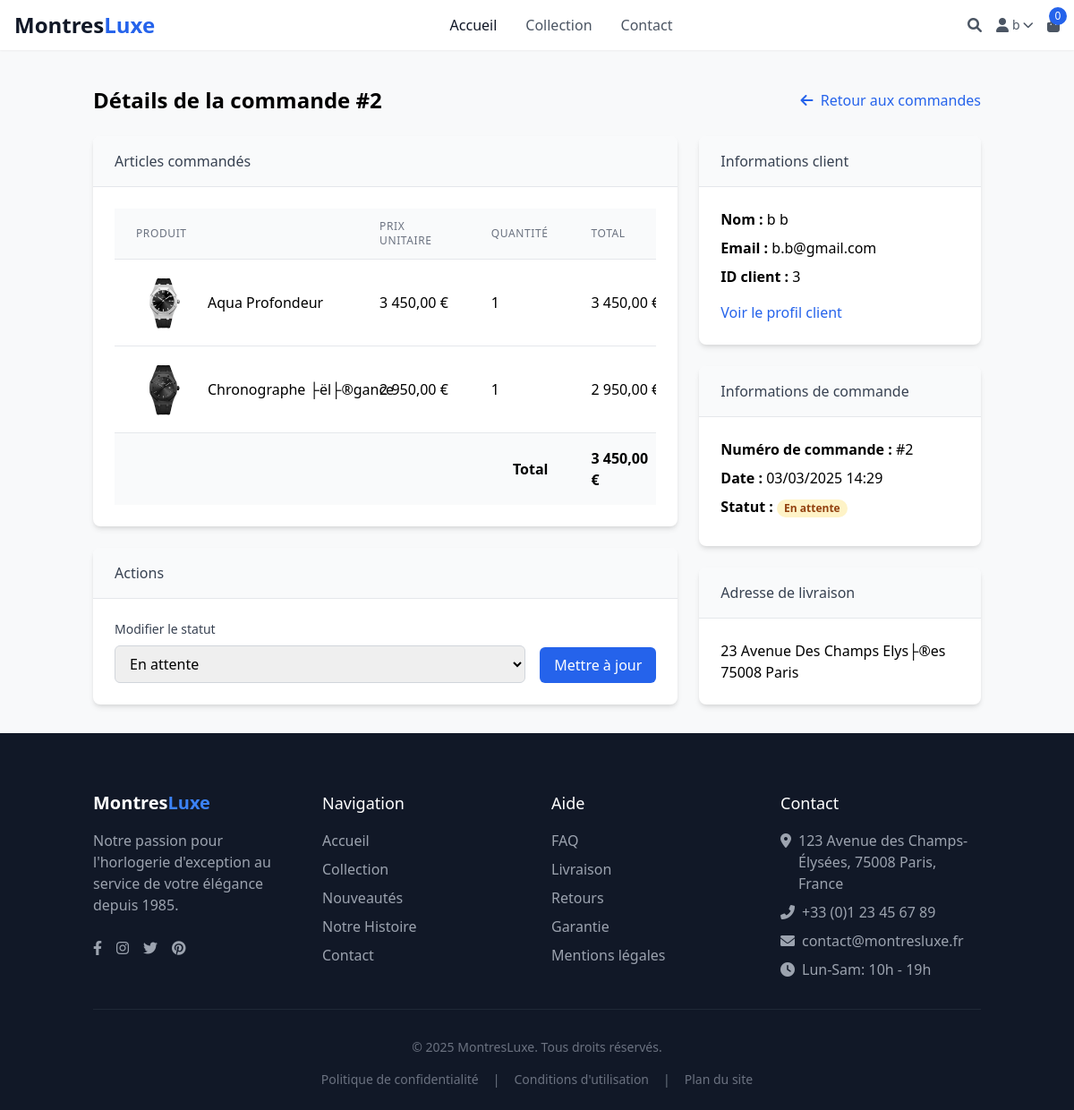
The page /admin/order_details.php?id=2 (signed in) on the database its author committed.
### tables this page shows
CREATE TABLE `orders` (
  `id` int NOT NULL AUTO_INCREMENT,
  `id_user` int NOT NULL,
  `id_item` int NOT NULL,
  `quantite` int NOT NULL DEFAULT '1',
  `date_commande` timestamp NULL DEFAULT CURRENT_TIMESTAMP,
  PRIMARY KEY (`id`),
  KEY `id_user` (`id_user`),
  KEY `id_item` (`id_item`),
  CONSTRAINT `orders_ibfk_1` FOREIGN KEY (`id_user`) REFERENCES `users` (`id`) ON DELETE CASCADE,
  CONSTRAINT `orders_ibfk_2` FOREIGN KEY (`id_item`) REFERENCES `items` (`id`) ON DELETE CASCADE
);

CREATE TABLE `items` (
  `id` int NOT NULL AUTO_INCREMENT,
  `nom` varchar(100) NOT NULL,
  `description` text NOT NULL,
  `prix` decimal(10,2) NOT NULL,
  `image` varchar(255) DEFAULT NULL,
  `date_publication` timestamp NULL DEFAULT CURRENT_TIMESTAMP,
  `marque` varchar(100) DEFAULT NULL,
  `categorie` varchar(100) DEFAULT NULL,
  `caracteristiques` text,
  PRIMARY KEY (`id`)
);

CREATE TABLE `invoice` (
  `id` int NOT NULL AUTO_INCREMENT,
  `id_user` int NOT NULL,
  `date_transaction` timestamp NULL DEFAULT CURRENT_TIMESTAMP,
  `montant` decimal(10,2) NOT NULL,
  `adresse_facturation` varchar(255) NOT NULL,
  `ville` varchar(100) NOT NULL,
  `code_postal` varchar(10) NOT NULL,
  `statut` enum('en_attente','payee','annulee') DEFAULT 'en_attente',
  PRIMARY KEY (`id`),
  KEY `id_user` (`id_user`),
  CONSTRAINT `invoice_ibfk_1` FOREIGN KEY (`id_user`) REFERENCES `users` (`id`) ON DELETE CASCADE
);

CREATE TABLE `users` (
  `id` int NOT NULL AUTO_INCREMENT,
  `nom` varchar(100) NOT NULL,
  `prenom` varchar(100) NOT NULL,
  `email` varchar(100) NOT NULL,
  `mot_de_passe` varchar(255) NOT NULL,
  `role` enum('client','admin') DEFAULT 'client',
  `date_creation` timestamp NULL DEFAULT CURRENT_TIMESTAMP,
  PRIMARY KEY (`id`),
  UNIQUE KEY `email` (`email`)
);

### admin/order_details.php (the view, shortened to what this page needs)
<?php
$base_path = '../';
include $base_path . 'includes/header.php';
$invoice_id = intval($_GET['id']);
try {
    $stmt = $conn->prepare("
        SELECT i.*, u.nom, u.prenom, u.email
        FROM invoice i
        JOIN users u ON i.id_user = u.id
        WHERE i.id = ?
    ");
    $stmt->execute([$invoice_id]);
    $invoice = $stmt->fetch();
    $stmt = $conn->prepare("
        SELECT o.*, i.nom, i.prix, i.image
        FROM orders o
        JOIN items i ON o.id_item = i.id
        WHERE o.id_user = ? AND o.date_commande BETWEEN ? AND DATE_ADD(?, INTERVAL 1 MINUTE)
    ");
    $stmt->execute([
        $invoice['id_user'],
        $invoice['date_transaction'],
        $invoice['date_transaction']
    ]);
    $order_items = $stmt->fetchAll();
} catch (PDOException $e) {
    $_SESSION['flash_message'] = "Erreur lors de la récupération des détails de la commande: " . $e->getMessage();
    header("Location: orders.php");
    exit;
}
?>
<div class="container mx-auto px-4 py-8">
    <div class="flex items-center justify-between mb-6">
        <h1 class="text-2xl font-bold">Détails de la commande #<?= $invoice_id ?></h1>
        <a href="orders.php" class="text-blue-600 hover:text-blue-800">
            <i class="fas fa-arrow-left mr-1"></i> Retour aux commandes
        </a>
    </div>
    <div class="grid grid-cols-1 md:grid-cols-3 gap-6">
        <div class="md:col-span-2">
            <div class="bg-white rounded-lg shadow-md overflow-hidden mb-6">
                <div class="bg-gray-50 px-6 py-4 border-b border-gray-200">
                    <h4 class="font-medium text-gray-700">Articles commandés</h4>
                </div>
                <div class="p-6">
                    <div class="overflow-x-auto">
                        <table class="min-w-full divide-y divide-gray-200">
                            <thead class="bg-gray-50">
                                <tr>
                                    <th class="px-6 py-3 text-left text-xs font-medium text-gray-500 uppercase tracking-wider">Produit</th>
                                    <th class="px-6 py-3 text-left text-xs font-medium text-gray-500 uppercase tracking-wider">Prix unitaire</th>
                                    <th class="px-6 py-3 text-left text-xs font-medium text-gray-500 uppercase tracking-wider">Quantité</th>
                                    <th class="px-6 py-3 text-left text-xs font-medium text-gray-500 uppercase tracking-wider">Total</th>
                                </tr>
                            </thead>
                            <tbody class="bg-white divide-y divide-gray-200">
                                <?php foreach ($order_items as $item): ?>
                                    <tr>
                                        <td class="px-6 py-4 whitespace-nowrap">
                                            <div class="flex items-center">
                                                <img src="<?= $base_path . (!empty($item['image']) ? $item['image'] : 'assets/images/placeholder.jpg') ?>" alt="<?= $item['nom'] ?>" class="w-16 h-16 object-cover mr-4">
                                                <span><?= $item['nom'] ?></span>
                                            </div>
                                        </td>
                                        <td class="px-6 py-4 whitespace-nowrap"><?= number_format($item['prix'], 2, ',', ' ') ?> €</td>
                                        <td class="px-6 py-4 whitespace-nowrap"><?= $item['quantite'] ?></td>
                                        <td class="px-6 py-4 whitespace-nowrap"><?= number_format($item['prix'] * $item['quantite'], 2, ',', ' ') ?> €</td>
                                    </tr>
                                <?php endforeach; ?>
                            </tbody>
                            <tfoot>
                                <tr class="bg-gray-50">
                                    <td colspan="3" class="px-6 py-4 text-right font-bold">Total</td>
                                    <td class="px-6 py-4 font-bold"><?= number_format($invoice['montant'], 2, ',', ' ') ?> €</td>
                                </tr>
                            </tfoot>
                        </table>
                    </div>
                </div>
            </div>
            <div class="bg-white rounded-lg shadow-md overflow-hidden">
                <div class="bg-gray-50 px-6 py-4 border-b border-gray-200">
                    <h4 class="font-medium text-gray-700">Actions</h4>
                </div>
                <div class="p-6">
                    <form action="orders.php?action=update_status&id=<?= $invoice_id ?>" method="POST" class="flex flex-col md:flex-row gap-4">
                        <div class="flex-grow">
                            <label for="status" class="block text-sm font-medium text-gray-700 mb-2">Modifier le statut</label>
                            <select id="status" name="status" class="w-full px-3 py-2 border border-gray-300 rounded-md focus:outline-none focus:ring-2 focus:ring-blue-500">
                                <option value="en_attente" <?= $invoice['statut'] === 'en_attente' ? 'selected' : '' ?>>En attente</option>
                            </select>
                        </div>
                        <div class="flex items-end">
                            <button type="submit" class="px-4 py-2 bg-blue-600 text-white rounded-md hover:bg-blue-700">
                                Mettre à jour
                            </button>
                        </div>
                    </form>
                </div>
            </div>
        </div>
        <div>
            <div class="bg-white rounded-lg shadow-md overflow-hidden mb-6">
                <div class="bg-gray-50 px-6 py-4 border-b border-gray-200">
                    <h4 class="font-medium text-gray-700">Informations client</h4>
                </div>
                <div class="p-6">
                    <p class="mb-2"><span class="font-semibold">Nom :</span> <?= $invoice['prenom'] ?> <?= $invoice['nom'] ?></p>
                    <p class="mb-2"><span class="font-semibold">Email :</span> <?= $invoice['email'] ?></p>
                    <p class="mb-2"><span class="font-semibold">ID client :</span> <?= $invoice['id_user'] ?></p>
                    <div class="mt-4">
                        <a href="users.php?action=view&id=<?= $invoice['id_user'] ?>" class="text-blue-600 hover:text-blue-800">
                            Voir le profil client
                        </a>
                    </div>
                </div>
            </div>
            <div class="bg-white rounded-lg shadow-md overflow-hidden mb-6">
                <div class="bg-gray-50 px-6 py-4 border-b border-gray-200">
                    <h4 class="font-medium text-gray-700">Informations de commande</h4>
                </div>
                <div class="p-6">
                    <p class="mb-2"><span class="font-semibold">Numéro de commande :</span> #<?= $invoice_id ?></p>
                    <p class="mb-2"><span class="font-semibold">Date :</span> <?= date('d/m/Y H:i', strtotime($invoice['date_transaction'])) ?></p>
                    <p class="mb-2">
                        <span class="font-semibold">Statut :</span>
                        <?php
                        $status_class = '';
                        $status_text = '';
                        switch($invoice['statut']) {
                            case 'en_attente':
                                $status_class = 'bg-yellow-100 text-yellow-800';
                                $status_text = 'En attente';
                                break;
                        }
                        ?>
                        <span class="px-2 inline-flex text-xs leading-5 font-semibold rounded-full <?= $status_class ?>">
                            <?= $status_text ?>
                        </span>
                    </p>
                </div>
            </div>
            <div class="bg-white rounded-lg shadow-md overflow-hidden">
                <div class="bg-gray-50 px-6 py-4 border-b border-gray-200">
                    <h4 class="font-medium text-gray-700">Adresse de livraison</h4>
                </div>
                <div class="p-6">
                    <p><?= $invoice['adresse_facturation'] ?></p>
                    <p><?= $invoice['code_postal'] ?> <?= $invoice['ville'] ?></p>
                </div>
            </div>
        </div>
    </div>
</div>
<?php include $base_path . 'includes/footer.php'; ?>

### assets/css/style.css (style rules this page uses)
body { font-family: 'Segoe UI', Tahoma, Geneva, Verdana, sans-serif; background-color: #f8f9fa; }

### rows shown on the page
orders: id_item.image (picture), id_item.nom "Aqua Profondeur", id_item.prix "3 450,00", quantite "1", $item['prix'] * $item['quantite'] "3 450,00"
orders: id_item.image (picture), id_item.nom "Chronographe ├ël├®gance", id_item.prix "2 950,00", quantite "1", $item['prix'] * $item['quantite'] "2 950,00"
invoice: montant "3 450,00", status "En attente", id_user.prenom "b", id_user.nom "b", id_user.email "b.b@gmail.com", id_user "3", date_transaction "03/03/2025 14:29", statut "En attente", adresse_facturation "23 Avenue Des Champs Elys├®es", code_postal "75008", ville "Paris"

### other values the page prints
$_SESSION['user_prenom'] "b"
$cart_count "0"
$invoice_id "2"
